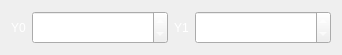
      <widget class="QWidget" name="horizontalLayoutWidget_2">
       <property name="geometry">
        <rect>
         <x>50</x>
         <y>400</y>
         <width>301</width>
         <height>24</height>
        </rect>
       </property>
       <property name="styleSheet">
        <string>QPushButton {
   border: 1px solid gray;
   border-radius: 5px;
border: 1px solid white;
color: white;
 background-color:  rgb(96, 120, 201);
}

QPushButton:pressed {
    background-color: qradialgradient(spread:pad, cx:0.5, cy:0.5, radius:2, fx:0.495074, fy:0.648045, stop:0.0591133 rgba(98, 118, 192, 255), stop:0.571429 rgba(222, 229, 255, 255))
}</string>
       </property>
       <layout class="QHBoxLayout" name="horizontalLayout_2">
        <item>
         <widget class="QLabel" name="label_6">
          <property name="styleSheet">
           <string notr="true">QLabel {
color: white;
	font: 16pt &quot;.AppleSystemUIFont&quot;;
}</string>
          </property>
          <property name="text">
           <string>Y0</string>
          </property>
         </widget>
        </item>
        <item>
         <widget class="QDoubleSpinBox" name="y0">
          <property name="font">
           <font>
            <family>.AppleSystemUIFont</family>
            <pointsize>16</pointsize>
            <italic>false</italic>
            <bold>false</bold>
           </font>
          </property>
          <property name="styleSheet">
           <string notr="true">QDoubleSpinBox{
color: white;
	font: 16pt &quot;.AppleSystemUIFont&quot;;
}</string>
          </property>
          <property name="minimum">
           <double>-1000000.000000000000000</double>
          </property>
          <property name="maximum">
           <double>1000000.000000000000000</double>
          </property>
          <property name="value">
           <double>-10.000000000000000</double>
          </property>
         </widget>
        </item>
        <item>
         <widget class="QLabel" name="label_5">
          <property name="styleSheet">
           <string notr="true">QLabel {
color: white;
	font: 16pt &quot;.AppleSystemUIFont&quot;;}</string>
          </property>
          <property name="text">
           <string>Y1</string>
          </property>
         </widget>
        </item>
        <item>
         <widget class="QDoubleSpinBox" name="y1">
          <property name="font">
           <font>
            <family>.AppleSystemUIFont</family>
            <pointsize>16</pointsize>
            <italic>false</italic>
            <bold>false</bold>
           </font>
          </property>
          <property name="styleSheet">
           <string notr="true">QDoubleSpinBox{
color: white;
	font: 16pt &quot;.AppleSystemUIFont&quot;;
}</string>
          </property>
          <property name="minimum">
           <double>-1000000.000000000000000</double>
          </property>
          <property name="maximum">
           <double>1000000.000000000000000</double>
          </property>
          <property name="value">
           <double>10.000000000000000</double>
          </property>
         </widget>
        </item>
       </layout>
      </widget>
